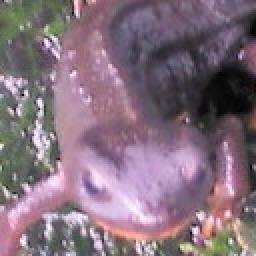
#> input picture computer_vision/learning-opencv-practical/image-process-100ask/Question_81_90/dataset/test_akahara_1.jpg, 128 x 128 px (shown 2 times larger); its folder holds 4 pictures in this run
$ python answer_88.py
#> lines starting #> are read from the running program, lines starting #| are printed output that depends on the picture
import cv2
import numpy as np
import matplotlib.pyplot as plt
from glob import glob

## Dicrease color
def dic_color(img):
    img //= 63
    img = img * 64 + 32
    return img

## Database
train = glob("dataset/test_*")
train.sort()

db = np.zeros((len(train), 13), dtype=np.int32)
pdb = []

for i, path in enumerate(train):
    img = dic_color(cv2.imread(path))
#> in dic_color, `img = img * 64 + 32`:
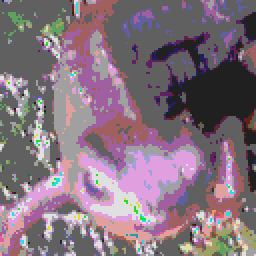
#> img: shape (128, 128, 3) (shown 2 times larger); mean B, G, R 125.7, 113.6, 131.9
    ## histogram
    for j in range(4):
        db[i, j] = len(np.where(img[..., 0] == (64 * j + 32))[0])
        db[i, j+4] = len(np.where(img[..., 1] == (64 * j + 32))[0])
        db[i, j+8] = len(np.where(img[..., 2] == (64 * j + 32))[0])

    ## class
    if 'akahara' in path:
        cls = 0
    elif 'madara' in path:
        cls = 1
    db[i, -1] = cls
    pdb.append(path)
#> pass 2 of the loop `for i, path in enumerate(train):`:
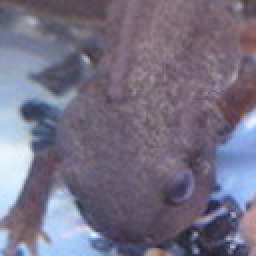
#> input picture computer_vision/learning-opencv-practical/image-process-100ask/Question_81_90/dataset/test_akahara_2.jpg, 128 x 128 px (shown 2 times larger)
#> in dic_color (call 2), `img = img * 64 + 32`:
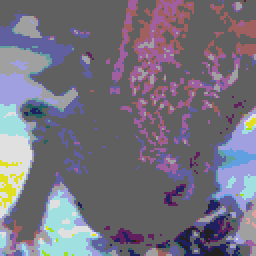
#> img: shape (128, 128, 3) (shown 2 times larger); mean B, G, R 126.2, 112.9, 116.8
#> pass 3 of the loop `for i, path in enumerate(train):`:
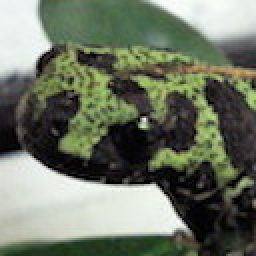
#> input picture computer_vision/learning-opencv-practical/image-process-100ask/Question_81_90/dataset/test_madara_1.jpg, 128 x 128 px (shown 2 times larger)
#> in dic_color (call 3), `img = img * 64 + 32`:
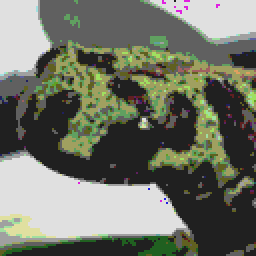
#> img: shape (128, 128, 3) (shown 2 times larger); mean B, G, R 103.1, 116.3, 112.6
#> the loop made 4 passes; the first 3 are shown

# k-Means
Class = 2
#> Class = 2

feats = db.copy()
np.random.seed(1)
## assign random class
for i in range(len(feats)):
    if np.random.random() < 0.5:
        feats[i, -1] = 0
    else:
        feats[i, -1] = 1
#> this loop made 4 passes

gs = np.zeros((Class, 12), dtype=np.float32)

for i in range(Class):
    gs[i] = np.mean(feats[np.where(feats[..., -1] == i)[0], :12], axis=0)
print("assigned label")
print(feats)
#| [[ 1493  7892  4900  2099  1828  9127  4534   895  1554  6750  5406  2674
#|       0]
#|  [  242 10338  3628  2176   587 12212  2247  1338   434 10822  4506   622
#|       1]
#|  [ 6421  5478   719  3766  5482  4294  2537  4071  5609  4823  2051  3901
#|       0]
#|  [ 3343  8134  4756   151  3787  7588  3935  1074  3595  8444  4069   276
#|       0]]
print("Grabity")
print(gs)
#| [[ 3752.3333  7168.      3458.3333  2005.3334  3699.      7003.
#|    3668.6667  2013.3334  3586.      6672.3335  3842.      2283.6667]
#|  [  242.     10338.      3628.      2176.       587.     12212.
#|    2247.      1338.       434.     10822.      4506.       622.    ]]
